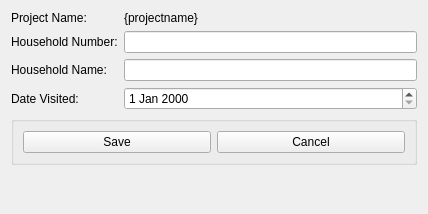
<?xml version="1.0" encoding="UTF-8"?>
<ui version="4.0">
 <class>AddHousehold</class>
 <widget class="QWidget" name="AddHousehold">
  <property name="geometry">
   <rect>
    <x>0</x>
    <y>0</y>
    <width>428</width>
    <height>214</height>
   </rect>
  </property>
  <property name="minimumSize">
   <size>
    <width>380</width>
    <height>175</height>
   </size>
  </property>
  <property name="windowTitle">
   <string>Add Household</string>
  </property>
  <layout class="QFormLayout" name="formLayout">
   <item row="0" column="0">
    <widget class="QLabel" name="label_3">
     <property name="text">
      <string>Project Name:</string>
     </property>
    </widget>
   </item>
   <item row="0" column="1">
    <widget class="QLabel" name="lblProjectName">
     <property name="text">
      <string>{projectname}</string>
     </property>
    </widget>
   </item>
   <item row="1" column="0">
    <widget class="QLabel" name="label_6">
     <property name="text">
      <string>Household Number:</string>
     </property>
    </widget>
   </item>
   <item row="1" column="1">
    <widget class="QLineEdit" name="txtShortHouseHoldName"/>
   </item>
   <item row="2" column="0">
    <widget class="QLabel" name="label_2">
     <property name="text">
      <string>Household Name:</string>
     </property>
    </widget>
   </item>
   <item row="2" column="1">
    <widget class="QLineEdit" name="txtHouseholdName"/>
   </item>
   <item row="3" column="0">
    <widget class="QLabel" name="label_5">
     <property name="text">
      <string>Date Visited:</string>
     </property>
    </widget>
   </item>
   <item row="3" column="1">
    <widget class="QDateEdit" name="dtpDateVisted"/>
   </item>
   <item row="4" column="0" colspan="2">
    <widget class="QGroupBox" name="groupBox">
     <property name="title">
      <string/>
     </property>
     <layout class="QHBoxLayout" name="horizontalLayout">
      <item>
       <widget class="QPushButton" name="cmdSave">
        <property name="text">
         <string>Save</string>
        </property>
       </widget>
      </item>
      <item>
       <widget class="QPushButton" name="cmdCancel">
        <property name="text">
         <string>Cancel</string>
        </property>
       </widget>
      </item>
     </layout>
    </widget>
   </item>
  </layout>
 </widget>
 <tabstops>
  <tabstop>txtShortHouseHoldName</tabstop>
  <tabstop>txtHouseholdName</tabstop>
  <tabstop>dtpDateVisted</tabstop>
  <tabstop>cmdSave</tabstop>
 </tabstops>
 <resources/>
 <connections>
  <connection>
   <sender>cmdSave</sender>
   <signal>clicked()</signal>
   <receiver>AddHousehold</receiver>
   <slot>saveHousehold()</slot>
   <hints>
    <hint type="sourcelabel">
     <x>108</x>
     <y>187</y>
    </hint>
    <hint type="destinationlabel">
     <x>226</x>
     <y>141</y>
    </hint>
   </hints>
  </connection>
  <connection>
   <sender>cmdCancel</sender>
   <signal>clicked()</signal>
   <receiver>AddHousehold</receiver>
   <slot>mdiClose()</slot>
   <hints>
    <hint type="sourcelabel">
     <x>337</x>
     <y>177</y>
    </hint>
    <hint type="destinationlabel">
     <x>392</x>
     <y>199</y>
    </hint>
   </hints>
  </connection>
  <connection>
   <sender>cmdCancel</sender>
   <signal>clicked()</signal>
   <receiver>AddHousehold</receiver>
   <slot>close()</slot>
   <hints>
    <hint type="sourcelabel">
     <x>275</x>
     <y>172</y>
    </hint>
    <hint type="destinationlabel">
     <x>238</x>
     <y>200</y>
    </hint>
   </hints>
  </connection>
 </connections>
 <slots>
  <slot>saveHousehold()</slot>
  <slot>mdiClose()</slot>
 </slots>
</ui>
